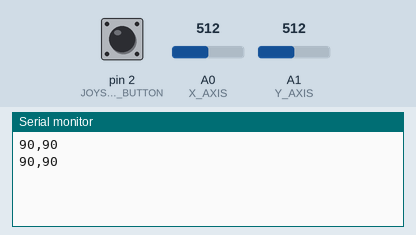
This sketch was run on a simulated Arduino Uno, built with avr-gcc and run on an emulated ATmega328P. Parts: the last lines printed to the serial monitor. The test bench sets the inputs (shaded band); at power-on: pin 2 (JOYSTICK_BUTTON) HIGH, A0 (X_AXIS) = 512, A1 (Y_AXIS) = 512.

Above: at 1.2 s.
1.3 s: pin 2 (JOYSTICK_BUTTON) pulled LOW for 1.15 s
At 1.8 s:
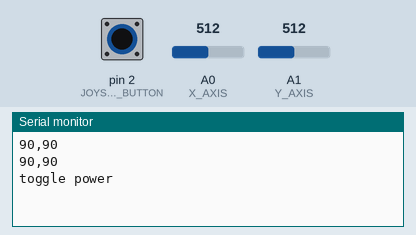
3.9 s: A0 (X_AXIS) set to 716
At 4.8 s:
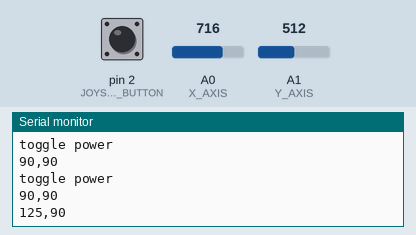
5.4 s: A1 (Y_AXIS) set to 716
At 6.7 s:
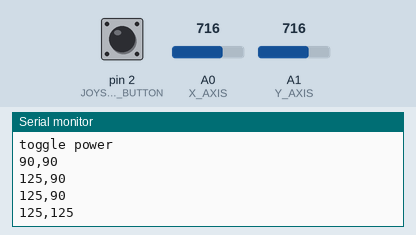
6.9 s: A0 (X_AXIS) set to 900
At 7.5 s:
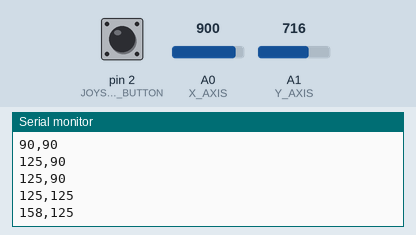
8.4 s: A1 (Y_AXIS) set to 900
At 9.8 s:
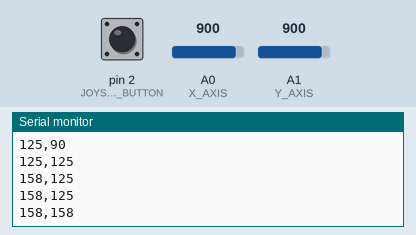
Timing chart, 0 to 10.9 s (numbered marks = the images above; inputs shaded):
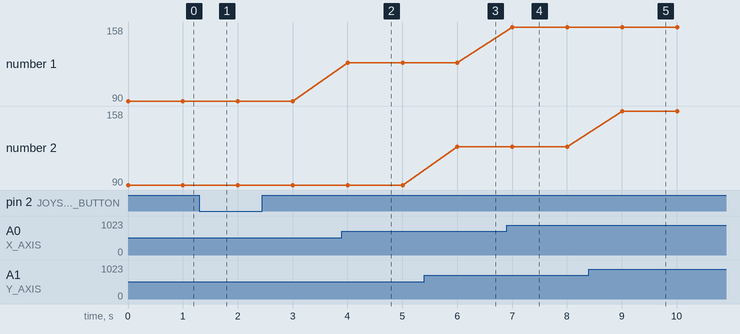

Measured:
- after the input at 1.3 s, the serial monitor: prints a new line at once (image 1)
- after the input at 3.9 s, the serial monitor: prints a new line after 0.10 s (image 2)
- after the input at 5.4 s, the serial monitor: prints a new line after 0.60 s (image 3)
- after the input at 6.9 s, the serial monitor: prints a new line after 0.11 s (image 4)
- after the input at 8.4 s, the serial monitor: prints a new line after 0.61 s (image 5)
- plotted number 1: 90 → 125 after the input at 3.9 s, 125 → 158 after the input at 6.9 s

The sketch:

sketch_may12a.ino
```cpp
#include <stdbool.h>

#define BAUD_RATE 9600

#define X_AXIS A0
#define Y_AXIS A1
#define JOYSTICK_BUTTON 2
#define LED_PIN 1
#define DEBOUNCE_DELAY 1000

bool activation_state = false;
int last_debounce_time;

int x_err, y_err, x_val, y_val, prev_x_val = 0, prev_y_val = 0;

void setup() {

  // Initialise serial connection
  Serial.begin(BAUD_RATE);

  // Initialise joystick button ISR and pin
  pinMode(JOYSTICK_BUTTON, INPUT_PULLUP);
  attachInterrupt(digitalPinToInterrupt(JOYSTICK_BUTTON), activation_ISR, CHANGE);

  // Initialise joystick error to remove joystick drift effects
  x_err = map_axis(analogRead(X_AXIS));
  y_err = map_axis(analogRead(Y_AXIS));

  // Initisalise LED
  pinMode(LED_PIN, OUTPUT);
  digitalWrite(LED_PIN, LOW);

}

void loop() {

  // Read values from joystick
  x_val = map_axis(analogRead(X_AXIS));
  y_val = map_axis(analogRead(Y_AXIS));

  Serial.print(x_val);
  Serial.print(',');
  Serial.println(y_val);

  // Assign current values to previous
  prev_x_val = x_val;
  prev_y_val = y_val;
  delay(1000);

}

bool outside_range(int prev_val, int val, int err) {
  return (val < (prev_val - err) & val > (prev_val + err));
}

int map_axis(int axis) {
  return map(axis, 0, 1023, 0, 180);
}

void activation_ISR() {
  if ((millis() - last_debounce_time) > DEBOUNCE_DELAY) {
    Serial.println("toggle power");
    activation_state = !activation_state;
    last_debounce_time = millis();
    digitalWrite(LED_PIN, activation_state);
  }
}
```
